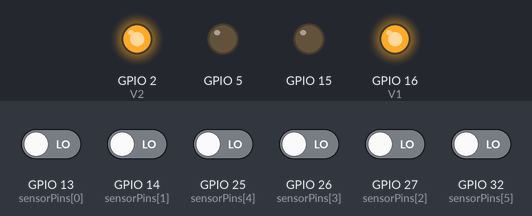
A sketch run on a simulated ESP32. Shown: output pins drawn as LEDs (lit = HIGH). The test bench sets the inputs (shaded band); at power-on: GPIO 13 (sensorPins[0]), GPIO 14 (sensorPins[1]), GPIO 25 (sensorPins[4]), GPIO 26 (sensorPins[3]), GPIO 27 (sensorPins[2]), GPIO 32 (sensorPins[5]) LOW. What the sketch prints to the serial monitor is not drawn.

Above: at 1.2 s.
1.3 s: GPIO 13 (sensorPins[0]) driven HIGH
At 1.42 s:
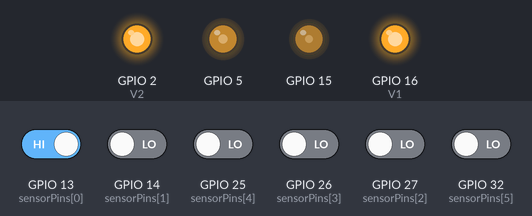
4.3 s: GPIO 32 (sensorPins[5]) driven HIGH
7.3 s: GPIO 32 (sensorPins[5]) driven LOW
At 7.44 s:
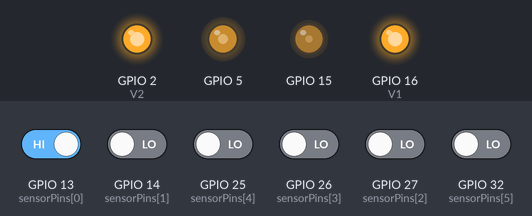
10.3 s: GPIO 14 (sensorPins[1]) driven HIGH
13.3 s: GPIO 25 (sensorPins[4]) driven HIGH
16.3 s: GPIO 13 (sensorPins[0]) driven LOW
Timing chart, 0 to 19.3 s (numbered marks = the images above; inputs shaded):
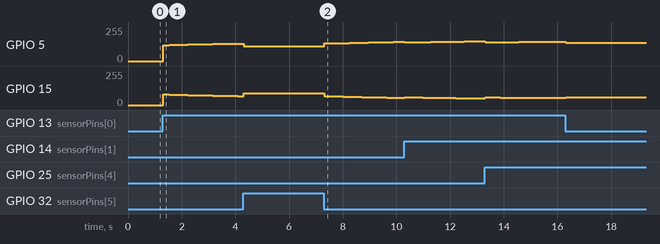

Measured:
- after the input at 1.3 s, GPIO 5: moves from 0/255 to 131/255 over 2.8 s, starting at once; GPIO 15: 0/255 → 79/255 at once, → 78/255 0.23 s later, → 77/255 0.23 s later, → 76/255 0.23 s later, … (13 changes in this stretch)
- after the input at 7.3 s, GPIO 5: moves from 112/255 to 144/255 over 2.8 s, starting at once; GPIO 15: moves from 87/255 to 54/255 over 2.8 s, starting at once

The sketch:

SDL-CFR.ino
```cpp
// SEGUIDOR DE LINEA - CFR

// Pines de los sensores QTR-8RC
const int sensorPins[6] = {13, 14, 27, 26, 25, 32};  // Son 6 los empleados

//Posiciones de los sensores
const int positionSensor[6] = {-2, -1, 0, 0, 1, 2};
int sensorsNumbers = 0;

// Variables para almacenar los tiempos de lectura
int sensorValues[6];

// Pines de salida
const int pwmLeft = 5;  // Pin PWM para el motor 1
const int V1 = 16;    // Pin de control del motor 1 (alimentación)
const int GND1 = 17;    // Pin de control del motor 1 (tierra)
const int pwmRight = 15;  // Pin PWM para el motor 2
const int V2 = 2;    // Pin de control del motor 2 (alimentación)
const int GND2 = 4;    // Pin de control del motor 2 (tierra)

// Variables PWM
const int pwmLeftChannel = 0;   // Canal PWM para el motor 1
const int pwmRightChannel = 1;   // Canal PWM para el motor 2
const int frequency = 5000; // Frecuencia de PWM en Hz
const int resolution = 8;   // Resolución de 8 bits (0-255)

// Variables del algorimo PID
float Kp = 10 ; //Control propocional
float Ki = 0.01; //Control integral
float Kd = 2; //Control derivado
float P;
float I;
float D;
float error;
float lastError = 0;
float position;
float correction;

// Velocidades
const int defaultVelocity = 100; // Velocidad minima establecida, de 0 a 255
int leftVelocity;
int rightVelocity;
bool enableMotors = true;


void setup() {
  Serial.begin(115200);

  // Configura los pines de los sensores como entradas
  for (int i = 0; i < 6; i++) {
    pinMode(sensorPins[i], INPUT_PULLDOWN); // Los valores de lectura son 0 o 1
  }

  // Configura los pines de control de los motores
  pinMode(V1, OUTPUT);
  pinMode(GND1, OUTPUT);
  pinMode(V2, OUTPUT);
  pinMode(GND2, OUTPUT);
  digitalWrite(V1, HIGH);
  digitalWrite(GND1, LOW);
  digitalWrite(V2, HIGH);
  digitalWrite(GND2, LOW);


  // Configura los pines de control del PWM
  ledcAttachChannel(pwmLeft, frequency, resolution, pwmLeftChannel);
  ledcAttachChannel(pwmRight, frequency, resolution, pwmRightChannel);
}


void loop() {
  readSensors();
  pidController();
  motorsVelocity();
}


void readSensors(){
  // Lee las mediciones de cada sensor
  for (int i = 0; i < 6; i++) {
    pinMode(sensorPins[i], INPUT);
  }

  // Imprime los valores en el monitor serial (solo para visualizacion de funcionamiento)
  Serial.print("Valores de los sensores: ");
  for (int i = 0; i < 6; i++) {
      sensorValues[i] = digitalRead(sensorPins[i]);
  }

  for (int i = 0; i < 6; i++) {
    Serial.print(sensorValues[i]);
    Serial.print(" ");
  }
}


void pidController(){
  // Se reestablecen los valores iniciales con cada loop
  position = 0;
  sensorsNumbers = 0;
  sensorsNumbers = 0;

  // Se determina el número de sensores activados
  for(int i = 0; i < 6; i++) {
    if(sensorValues[i] == 1){
      position += positionSensor[i];
      ++sensorsNumbers;
    }
  }

  // Se pondera el total de los sensores activados (hasta 3 a la vez) para obtener la ubicacion
  if(sensorsNumbers >= 1){
    if(position != 0) {
      position = position / sensorsNumbers;
    } else {
      position = 0;
    }
  }

  // Caso en el que no se detecte posición debido a que ningun sensor esta sobre una linea
  if(position == 0 && sensorsNumbers == 0){
    enableMotors = false;
  } else {
    enableMotors = true;
  }

  // Impresión de los valores de la posicion
  Serial.print("Posicion: ");
  Serial.print(position);
  Serial.println();

  // Calculo de los parametros
  error = position - 0;
  P = error;
  I += error;
  D = error - lastError;
  correction = (Kp * P) + (Ki * I) + (Kd * D);
  lastError = error;
}


void motorsVelocity(){
  // Magnitud de las velocidades
  leftVelocity = defaultVelocity - correction;
  rightVelocity = defaultVelocity + correction;

  // Delimitacion de las velocidades maximas y minimas (0 a 255) ya que no se aplica la funcion de retroceder
  if(leftVelocity > 255){
    leftVelocity = 255;
  }
  if(leftVelocity < 0){
    leftVelocity = 0;
  }
  if(rightVelocity > 255){
    rightVelocity = 255;
  }
  if(rightVelocity < 0){
    rightVelocity = 0;
  }

  // Activación de los motores
  if(enableMotors == true) {
    ledcWrite(pwmLeft, leftVelocity);
    ledcWrite(pwmRight, rightVelocity);
  } else {
    ledcWrite(pwmLeft, 0);
    ledcWrite(pwmRight, 0);
  }
}
```
